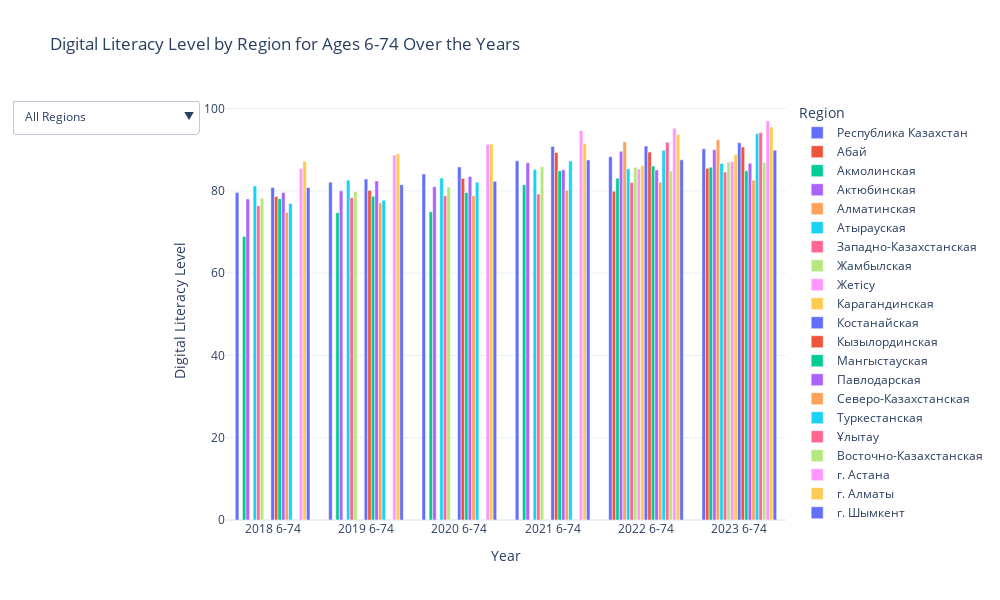

The notebook cell this image was saved under:
### Code cell
import plotly.express as px

df_file.rename(columns={df_file.columns[0]: 'Region'}, inplace=True)

df_file_filtered = df_file[['Region'] + [col for col in df_file.columns if '6-74' in col]]

melted_df = df_file_filtered.melt(id_vars=['Region'], var_name='Year', value_name='Digital Literacy Level')

fig = px.bar(melted_df, x='Year', y='Digital Literacy Level', color='Region', barmode='group',
             title='Digital Literacy Level by Region for Ages 6-74 Over the Years')

fig.update_layout(
    updatemenus=[
        dict(
            buttons=[
                        dict(label="All Regions",
                             method="update",
                             args=[{"visible": [True] * len(melted_df['Region'].unique())},
                                   {"title": "Цифровая грамотность по региону для возрастов 6-74"}])
                    ] + [
                        dict(label=region,
                             method="update",
                             args=[{"visible": melted_df['Region'] == region},
                                   {"title": f"Уровень цифровой грамотности для региона {region} по годам"}])
                        for region in melted_df['Region'].unique()
                    ],
            direction="down",
            showactive=True
        )
    ],
    xaxis_title='Year',
    yaxis_title='Digital Literacy Level',
    template='plotly_white',
    height=600,
    width=1000
)

fig.show()

### Figure 1 — Plotly figure (JSON) as saved in the notebook; plotly's stock layout.template omitted (floating-point values rounded to 4 significant figures)
{"data": [{"alignmentgroup": "True", "hovertemplate": "Region=Республика Казахстан<br>Year=%{x}<br>Digital Literacy Level=%{y}<extra></extra>", "legendgroup": "Республика Казахстан", "marker": {"color": "#636efa", "pattern": {"shape": ""}}, "name": "Республика Казахстан", "offsetgroup": "Республика Казахстан", "orientation": "v", "showlegend": true, "textposition": "auto", "type": "bar", "x": ["2018 6-74", "2019 6-74", "2020 6-74", "2021 6-74", "2022 6-74", "2023 6-74"], "xaxis": "x", "y": [79.6, 82.1, 84.1, 87.3, 88.31, 90.21], "yaxis": "y"}, {"alignmentgroup": "True", "hovertemplate": "Region=Абай<br>Year=%{x}<br>Digital Literacy Level=%{y}<extra></extra>", "legendgroup": "Абай", "marker": {"color": "#EF553B", "pattern": {"shape": ""}}, "name": "Абай", "offsetgroup": "Абай", "orientation": "v", "showlegend": true, "textposition": "auto", "type": "bar", "x": ["2018 6-74", "2019 6-74", "2020 6-74", "2021 6-74", "2022 6-74", "2023 6-74"], "xaxis": "x", "y": [null, null, null, null, 79.92, 85.49], "yaxis": "y"}, {"alignmentgroup": "True", "hovertemplate": "Region=Акмолинская<br>Year=%{x}<br>Digital Literacy Level=%{y}<extra></extra>", "legendgroup": "Акмолинская", "marker": {"color": "#00cc96", "pattern": {"shape": ""}}, "name": "Акмолинская", "offsetgroup": "Акмолинская", "orientation": "v", "showlegend": true, "textposition": "auto", "type": "bar", "x": ["2018 6-74", "2019 6-74", "2020 6-74", "2021 6-74", "2022 6-74", "2023 6-74"], "xaxis": "x", "y": [68.9, 74.7, 74.9, 81.49, 83.07, 85.76], "yaxis": "y"}, {"alignmentgroup": "True", "hovertemplate": "Region=Актюбинская<br>Year=%{x}<br>Digital Literacy Level=%{y}<extra></extra>", "legendgroup": "Актюбинская", "marker": {"color": "#ab63fa", "pattern": {"shape": ""}}, "name": "Актюбинская", "offsetgroup": "Актюбинская", "orientation": "v", "showlegend": true, "textposition": "auto", "type": "bar", "x": ["2018 6-74", "2019 6-74", "2020 6-74", "2021 6-74", "2022 6-74", "2023 6-74"], "xaxis": "x", "y": [78, 80, 81, 86.8, 89.61, 90.01], "yaxis": "y"}, {"alignmentgroup": "True", "hovertemplate": "Region=Алматинская<br>Year=%{x}<br>Digital Literacy Level=%{y}<extra></extra>", "legendgroup": "Алматинская", "marker": {"color": "#FFA15A", "pattern": {"shape": ""}}, "name": "Алматинская", "offsetgroup": "Алматинская", "orientation": "v", "showlegend": true, "textposition": "auto", "type": "bar", "x": ["2018 6-74", "2019 6-74", "2020 6-74", "2021 6-74", "2022 6-74", "2023 6-74"], "xaxis": "x", "y": [null, null, null, null, 91.92, 92.39], "yaxis": "y"}, {"alignmentgroup": "True", "hovertemplate": "Region=Атырауская<br>Year=%{x}<br>Digital Literacy Level=%{y}<extra></extra>", "legendgroup": "Атырауская", "marker": {"color": "#19d3f3", "pattern": {"shape": ""}}, "name": "Атырауская", "offsetgroup": "Атырауская", "orientation": "v", "showlegend": true, "textposition": "auto", "type": "bar", "x": ["2018 6-74", "2019 6-74", "2020 6-74", "2021 6-74", "2022 6-74", "2023 6-74"], "xaxis": "x", "y": [81.2, 82.6, 83.1, 85.2, 85.35, 86.63], "yaxis": "y"}, {"alignmentgroup": "True", "hovertemplate": "Region=Западно-Казахстанская<br>Year=%{x}<br>Digital Literacy Level=%{y}<extra></extra>", "legendgroup": "Западно-Казахстанская", "marker": {"color": "#FF6692", "pattern": {"shape": ""}}, "name": "Западно-Казахстанская", "offsetgroup": "Западно-Казахстанская", "orientation": "v", "showlegend": true, "textposition": "auto", "type": "bar", "x": ["2018 6-74", "2019 6-74", "2020 6-74", "2021 6-74", "2022 6-74", "2023 6-74"], "xaxis": "x", "y": [76.4, 78.4, 78.8, 79.21, 82.03, 84.57], "yaxis": "y"}, {"alignmentgroup": "True", "hovertemplate": "Region=Жамбылская<br>Year=%{x}<br>Digital Literacy Level=%{y}<extra></extra>", "legendgroup": "Жамбылская", "marker": {"color": "#B6E880", "pattern": {"shape": ""}}, "name": "Жамбылская", "offsetgroup": "Жамбылская", "orientation": "v", "showlegend": true, "textposition": "auto", "type": "bar", "x": ["2018 6-74", "2019 6-74", "2020 6-74", "2021 6-74", "2022 6-74", "2023 6-74"], "xaxis": "x", "y": [78.2, 79.8, 80.9, 85.83, 85.75, 87], "yaxis": "y"}, {"alignmentgroup": "True", "hovertemplate": "Region=Жетісу<br>Year=%{x}<br>Digital Literacy Level=%{y}<extra></extra>", "legendgroup": "Жетісу", "marker": {"color": "#FF97FF", "pattern": {"shape": ""}}, "name": "Жетісу", "offsetgroup": "Жетісу", "orientation": "v", "showlegend": true, "textposition": "auto", "type": "bar", "x": ["2018 6-74", "2019 6-74", "2020 6-74", "2021 6-74", "2022 6-74", "2023 6-74"], "xaxis": "x", "y": [null, null, null, null, 85.3, 87.1], "yaxis": "y"}, {"alignmentgroup": "True", "hovertemplate": "Region=Карагандинская<br>Year=%{x}<br>Digital Literacy Level=%{y}<extra></extra>", "legendgroup": "Карагандинская", "marker": {"color": "#FECB52", "pattern": {"shape": ""}}, "name": "Карагандинская", "offsetgroup": "Карагандинская", "orientation": "v", "showlegend": true, "textposition": "auto", "type": "bar", "x": ["2018 6-74", "2019 6-74", "2020 6-74", "2021 6-74", "2022 6-74", "2023 6-74"], "xaxis": "x", "y": [null, null, null, null, 86.16, 88.8], "yaxis": "y"}, {"alignmentgroup": "True", "hovertemplate": "Region=Костанайская<br>Year=%{x}<br>Digital Literacy Level=%{y}<extra></extra>", "legendgroup": "Костанайская", "marker": {"color": "#636efa", "pattern": {"shape": ""}}, "name": "Костанайская", "offsetgroup": "Костанайская", "orientation": "v", "showlegend": true, "textposition": "auto", "type": "bar", "x": ["2018 6-74", "2019 6-74", "2020 6-74", "2021 6-74", "2022 6-74", "2023 6-74"], "xaxis": "x", "y": [80.8, 82.9, 85.8, 90.78, 90.88, 91.68], "yaxis": "y"}, {"alignmentgroup": "True", "hovertemplate": "Region=Кызылординская<br>Year=%{x}<br>Digital Literacy Level=%{y}<extra></extra>", "legendgroup": "Кызылординская", "marker": {"color": "#EF553B", "pattern": {"shape": ""}}, "name": "Кызылординская", "offsetgroup": "Кызылординская", "orientation": "v", "showlegend": true, "textposition": "auto", "type": "bar", "x": ["2018 6-74", "2019 6-74", "2020 6-74", "2021 6-74", "2022 6-74", "2023 6-74"], "xaxis": "x", "y": [78.6, 80.1, 83, 89.33, 89.41, 90.63], "yaxis": "y"}, {"alignmentgroup": "True", "hovertemplate": "Region=Мангыстауская<br>Year=%{x}<br>Digital Literacy Level=%{y}<extra></extra>", "legendgroup": "Мангыстауская", "marker": {"color": "#00cc96", "pattern": {"shape": ""}}, "name": "Мангыстауская", "offsetgroup": "Мангыстауская", "orientation": "v", "showlegend": true, "textposition": "auto", "type": "bar", "x": ["2018 6-74", "2019 6-74", "2020 6-74", "2021 6-74", "2022 6-74", "2023 6-74"], "xaxis": "x", "y": [78.1, 78.7, 79.6, 84.9, 86.03, 84.85], "yaxis": "y"}, {"alignmentgroup": "True", "hovertemplate": "Region=Павлодарская<br>Year=%{x}<br>Digital Literacy Level=%{y}<extra></extra>", "legendgroup": "Павлодарская", "marker": {"color": "#ab63fa", "pattern": {"shape": ""}}, "name": "Павлодарская", "offsetgroup": "Павлодарская", "orientation": "v", "showlegend": true, "textposition": "auto", "type": "bar", "x": ["2018 6-74", "2019 6-74", "2020 6-74", "2021 6-74", "2022 6-74", "2023 6-74"], "xaxis": "x", "y": [79.6, 82.4, 83.5, 85.11, 85.07, 86.73], "yaxis": "y"}, {"alignmentgroup": "True", "hovertemplate": "Region=Северо-Казахстанская<br>Year=%{x}<br>Digital Literacy Level=%{y}<extra></extra>", "legendgroup": "Северо-Казахстанская", "marker": {"color": "#FFA15A", "pattern": {"shape": ""}}, "name": "Северо-Казахстанская", "offsetgroup": "Северо-Казахстанская", "orientation": "v", "showlegend": true, "textposition": "auto", "type": "bar", "x": ["2018 6-74", "2019 6-74", "2020 6-74", "2021 6-74", "2022 6-74", "2023 6-74"], "xaxis": "x", "y": [74.8, 77.1, 78.8, 80.17, 82.09, 82.6], "yaxis": "y"}, {"alignmentgroup": "True", "hovertemplate": "Region=Туркестанская<br>Year=%{x}<br>Digital Literacy Level=%{y}<extra></extra>", "legendgroup": "Туркестанская", "marker": {"color": "#19d3f3", "pattern": {"shape": ""}}, "name": "Туркестанская", "offsetgroup": "Туркестанская", "orientation": "v", "showlegend": true, "textposition": "auto", "type": "bar", "x": ["2018 6-74", "2019 6-74", "2020 6-74", "2021 6-74", "2022 6-74", "2023 6-74"], "xaxis": "x", "y": [76.9, 77.7, 82.1, 87.24, 89.85, 93.89], "yaxis": "y"}, {"alignmentgroup": "True", "hovertemplate": "Region=Ұлытау<br>Year=%{x}<br>Digital Literacy Level=%{y}<extra></extra>", "legendgroup": "Ұлытау", "marker": {"color": "#FF6692", "pattern": {"shape": ""}}, "name": "Ұлытау", "offsetgroup": "Ұлытау", "orientation": "v", "showlegend": true, "textposition": "auto", "type": "bar", "x": ["2018 6-74", "2019 6-74", "2020 6-74", "2021 6-74", "2022 6-74", "2023 6-74"], "xaxis": "x", "y": [null, null, null, null, 91.83, 94.12], "yaxis": "y"}, {"alignmentgroup": "True", "hovertemplate": "Region=Восточно-Казахстанская<br>Year=%{x}<br>Digital Literacy Level=%{y}<extra></extra>", "legendgroup": "Восточно-Казахстанская", "marker": {"color": "#B6E880", "pattern": {"shape": ""}}, "name": "Восточно-Казахстанская", "offsetgroup": "Восточно-Казахстанская", "orientation": "v", "showlegend": true, "textposition": "auto", "type": "bar", "x": ["2018 6-74", "2019 6-74", "2020 6-74", "2021 6-74", "2022 6-74", "2023 6-74"], "xaxis": "x", "y": [null, null, null, null, 84.82, 86.95], "yaxis": "y"}, {"alignmentgroup": "True", "hovertemplate": "Region=г. Астана<br>Year=%{x}<br>Digital Literacy Level=%{y}<extra></extra>", "legendgroup": "г. Астана", "marker": {"color": "#FF97FF", "pattern": {"shape": ""}}, "name": "г. Астана", "offsetgroup": "г. Астана", "orientation": "v", "showlegend": true, "textposition": "auto", "type": "bar", "x": ["2018 6-74", "2019 6-74", "2020 6-74", "2021 6-74", "2022 6-74", "2023 6-74"], "xaxis": "x", "y": [85.4, 88.7, 91.3, 94.66, 95.23, 96.97], "yaxis": "y"}, {"alignmentgroup": "True", "hovertemplate": "Region=г. Алматы<br>Year=%{x}<br>Digital Literacy Level=%{y}<extra></extra>", "legendgroup": "г. Алматы", "marker": {"color": "#FECB52", "pattern": {"shape": ""}}, "name": "г. Алматы", "offsetgroup": "г. Алматы", "orientation": "v", "showlegend": true, "textposition": "auto", "type": "bar", "x": ["2018 6-74", "2019 6-74", "2020 6-74", "2021 6-74", "2022 6-74", "2023 6-74"], "xaxis": "x", "y": [87.2, 89, 91.4, 91.49, 93.77, 95.5], "yaxis": "y"}, {"alignmentgroup": "True", "hovertemplate": "Region=г. Шымкент<br>Year=%{x}<br>Digital Literacy Level=%{y}<extra></extra>", "legendgroup": "г. Шымкент", "marker": {"color": "#636efa", "pattern": {"shape": ""}}, "name": "г. Шымкент", "offsetgroup": "г. Шымкент", "orientation": "v", "showlegend": true, "textposition": "auto", "type": "bar", "x": ["2018 6-74", "2019 6-74", "2020 6-74", "2021 6-74", "2022 6-74", "2023 6-74"], "xaxis": "x", "y": [80.8, 81.5, 82.3, 87.51, 87.54, 89.88], "yaxis": "y"}], "layout": {"barmode": "group", "height": 600, "legend": {"title": {"text": "Region"}, "tracegroupgap": 0}, "title": {"text": "Digital Literacy Level by Region for Ages 6-74 Over the Years"}, "updatemenus": [{"buttons": [{"args": [{"visible": [true, true, true, true, true, true, true, true, true, true, true, true, true, true, true, true, true, true, true, true, true]}, {"title": "Цифровая грамотность по региону для возрастов 6-74"}], "label": "All Regions", "method": "update"}, {"args": [{"visible": [true, false, false, false, false, false, false, false, false, false, false, false, false, false, false, false, false, false, false, false, false, true, false, false, false, false, false, false, false, false, false, false, false, false, false, false, false, false, false, false, false, false, true, false, false, false, false, false, false, false, false, false, false, false, false, false, false, false, false, false, false, false, false, true, false, false, false, false, false, false, false, false, false, false, false, false, false, false, false, false, false, false, false, false, true, false, false, false, false, false, false, false, false, false, false, false, false, false, false, false, false, false, false, false, false, true, false, false, false, false, false, false, false, false, false, false, false, false, false, false, false, false, false, false, false, false]}, {"title": "Уровень цифровой грамотности для региона Республика Казахстан по годам"}], "label": "Республика Казахстан", "method": "update"}, {"args": [{"visible": [false, true, false, false, false, false, false, false, false, false, false, false, false, false, false, false, false, false, false, false, false, false, true, false, false, false, false, false, false, false, false, false, false, false, false, false, false, false, false, false, false, false, false, true, false, false, false, false, false, false, false, false, false, false, false, false, false, false, false, false, false, false, false, false, true, false, false, false, false, false, false, false, false, false, false, false, false, false, false, false, false, false, false, false, false, true, false, false, false, false, false, false, false, false, false, false, false, false, false, false, false, false, false, false, false, false, true, false, false, false, false, false, false, false, false, false, false, false, false, false, false, false, false, false, false, false]}, {"title": "Уровень цифровой грамотности для региона Абай по годам"}], "label": "Абай", "method": "update"}, {"args": [{"visible": [false, false, true, false, false, false, false, false, false, false, false, false, false, false, false, false, false, false, false, false, false, false, false, true, false, false, false, false, false, false, false, false, false, false, false, false, false, false, false, false, false, false, false, false, true, false, false, false, false, false, false, false, false, false, false, false, false, false, false, false, false, false, false, false, false, true, false, false, false, false, false, false, false, false, false, false, false, false, false, false, false, false, false, false, false, false, true, false, false, false, false, false, false, false, false, false, false, false, false, false, false, false, false, false, false, false, false, true, false, false, false, false, false, false, false, false, false, false, false, false, false, false, false, false, false, false]}, {"title": "Уровень цифровой грамотности для региона Акмолинская по годам"}], "label": "Акмолинская", "method": "update"}, {"args": [{"visible": [false, false, false, true, false, false, false, false, false, false, false, false, false, false, false, false, false, false, false, false, false, false, false, false, true, false, false, false, false, false, false, false, false, false, false, false, false, false, false, false, false, false, false, false, false, true, false, false, false, false, false, false, false, false, false, false, false, false, false, false, false, false, false, false, false, false, true, false, false, false, false, false, false, false, false, false, false, false, false, false, false, false, false, false, false, false, false, true, false, false, false, false, false, false, false, false, false, false, false, false, false, false, false, false, false, false, false, false, true, false, false, false, false, false, false, false, false, false, false, false, false, false, false, false, false, false]}, {"title": "Уровень цифровой грамотности для региона Актюбинская по годам"}], "label": "Актюбинская", "method": "update"}, {"args": [{"visible": [false, false, false, false, true, false, false, false, false, false, false, false, false, false, false, false, false, false, false, false, false, false, false, false, false, true, false, false, false, false, false, false, false, false, false, false, false, false, false, false, false, false, false, false, false, false, true, false, false, false, false, false, false, false, false, false, false, false, false, false, false, false, false, false, false, false, false, true, false, false, false, false, false, false, false, false, false, false, false, false, false, false, false, false, false, false, false, false, true, false, false, false, false, false, false, false, false, false, false, false, false, false, false, false, false, false, false, false, false, true, false, false, false, false, false, false, false, false, false, false, false, false, false, false, false, false]}, {"title": "Уровень цифровой грамотности для региона Алматинская по годам"}], "label": "Алматинская", "method": "update"}, {"args": [{"visible": [false, false, false, false, false, true, false, false, false, false, false, false, false, false, false, false, false, false, false, false, false, false, false, false, false, false, true, false, false, false, false, false, false, false, false, false, false, false, false, false, false, false, false, false, false, false, false, true, false, false, false, false, false, false, false, false, false, false, false, false, false, false, false, false, false, false, false, false, true, false, false, false, false, false, false, false, false, false, false, false, false, false, false, false, false, false, false, false, false, true, false, false, false, false, false, false, false, false, false, false, false, false, false, false, false, false, false, false, false, false, true, false, false, false, false, false, false, false, false, false, false, false, false, false, false, false]}, {"title": "Уровень цифровой грамотности для региона Атырауская по годам"}], "label": "Атырауская", "method": "update"}, {"args": [{"visible": [false, false, false, false, false, false, true, false, false, false, false, false, false, false, false, false, false, false, false, false, false, false, false, false, false, false, false, true, false, false, false, false, false, false, false, false, false, false, false, false, false, false, false, false, false, false, false, false, true, false, false, false, false, false, false, false, false, false, false, false, false, false, false, false, false, false, false, false, false, true, false, false, false, false, false, false, false, false, false, false, false, false, false, false, false, false, false, false, false, false, true, false, false, false, false, false, false, false, false, false, false, false, false, false, false, false, false, false, false, false, false, true, false, false, false, false, false, false, false, false, false, false, false, false, false, false]}, {"title": "Уровень цифровой грамотности для региона Западно-Казахстанская по годам"}], "label": "Западно-Казахстанская", "method": "update"}, {"args": [{"visible": [false, false, false, false, false, false, false, true, false, false, false, false, false, false, false, false, false, false, false, false, false, false, false, false, false, false, false, false, true, false, false, false, false, false, false, false, false, false, false, false, false, false, false, false, false, false, false, false, false, true, false, false, false, false, false, false, false, false, false, false, false, false, false, false, false, false, false, false, false, false, true, false, false, false, false, false, false, false, false, false, false, false, false, false, false, false, false, false, false, false, false, true, false, false, false, false, false, false, false, false, false, false, false, false, false, false, false, false, false, false, false, false, true, false, false, false, false, false, false, false, false, false, false, false, false, false]}, {"title": "Уровень цифровой грамотности для региона Жамбылская по годам"}], "label": "Жамбылская", "method": "update"}, {"args": [{"visible": [false, false, false, false, false, false, false, false, true, false, false, false, false, false, false, false, false, false, false, false, false, false, false, false, false, false, false, false, false, true, false, false, false, false, false, false, false, false, false, false, false, false, false, false, false, false, false, false, false, false, true, false, false, false, false, false, false, false, false, false, false, false, false, false, false, false, false, false, false, false, false, true, false, false, false, false, false, false, false, false, false, false, false, false, false, false, false, false, false, false, false, false, true, false, false, false, false, false, false, false, false, false, false, false, false, false, false, false, false, false, false, false, false, true, false, false, false, false, false, false, false, false, false, false, false, false]}, {"title": "Уровень цифровой грамотности для региона Жетісу по годам"}], "label": "Жетісу", "method": "update"}, {"args": [{"visible": [false, false, false, false, false, false, false, false, false, true, false, false, false, false, false, false, false, false, false, false, false, false, false, false, false, false, false, false, false, false, true, false, false, false, false, false, false, false, false, false, false, false, false, false, false, false, false, false, false, false, false, true, false, false, false, false, false, false, false, false, false, false, false, false, false, false, false, false, false, false, false, false, true, false, false, false, false, false, false, false, false, false, false, false, false, false, false, false, false, false, false, false, false, true, false, false, false, false, false, false, false, false, false, false, false, false, false, false, false, false, false, false, false, false, true, false, false, false, false, false, false, false, false, false, false, false]}, {"title": "Уровень цифровой грамотности для региона Карагандинская по годам"}], "label": "Карагандинская", "method": "update"}, {"args": [{"visible": [false, false, false, false, false, false, false, false, false, false, true, false, false, false, false, false, false, false, false, false, false, false, false, false, false, false, false, false, false, false, false, true, false, false, false, false, false, false, false, false, false, false, false, false, false, false, false, false, false, false, false, false, true, false, false, false, false, false, false, false, false, false, false, false, false, false, false, false, false, false, false, false, false, true, false, false, false, false, false, false, false, false, false, false, false, false, false, false, false, false, false, false, false, false, true, false, false, false, false, false, false, false, false, false, false, false, false, false, false, false, false, false, false, false, false, true, false, false, false, false, false, false, false, false, false, false]}, {"title": "Уровень цифровой грамотности для региона Костанайская по годам"}], "label": "Костанайская", "method": "update"}, {"args": [{"visible": [false, false, false, false, false, false, false, false, false, false, false, true, false, false, false, false, false, false, false, false, false, false, false, false, false, false, false, false, false, false, false, false, true, false, false, false, false, false, false, false, false, false, false, false, false, false, false, false, false, false, false, false, false, true, false, false, false, false, false, false, false, false, false, false, false, false, false, false, false, false, false, false, false, false, true, false, false, false, false, false, false, false, false, false, false, false, false, false, false, false, false, false, false, false, false, true, false, false, false, false, false, false, false, false, false, false, false, false, false, false, false, false, false, false, false, false, true, false, false, false, false, false, false, false, false, false]}, {"title": "Уровень цифровой грамотности для региона Кызылординская по годам"}], "label": "Кызылординская", "method": "update"}, {"args": [{"visible": [false, false, false, false, false, false, false, false, false, false, false, false, true, false, false, false, false, false, false, false, false, false, false, false, false, false, false, false, false, false, false, false, false, true, false, false, false, false, false, false, false, false, false, false, false, false, false, false, false, false, false, false, false, false, true, false, false, false, false, false, false, false, false, false, false, false, false, false, false, false, false, false, false, false, false, true, false, false, false, false, false, false, false, false, false, false, false, false, false, false, false, false, false, false, false, false, true, false, false, false, false, false, false, false, false, false, false, false, false, false, false, false, false, false, false, false, false, true, false, false, false, false, false, false, false, false]}, {"title": "Уровень цифровой грамотности для региона Мангыстауская по годам"}], "label": "Мангыстауская", "method": "update"}, {"args": [{"visible": [false, false, false, false, false, false, false, false, false, false, false, false, false, true, false, false, false, false, false, false, false, false, false, false, false, false, false, false, false, false, false, false, false, false, true, false, false, false, false, false, false, false, false, false, false, false, false, false, false, false, false, false, false, false, false, true, false, false, false, false, false, false, false, false, false, false, false, false, false, false, false, false, false, false, false, false, true, false, false, false, false, false, false, false, false, false, false, false, false, false, false, false, false, false, false, false, false, true, false, false, false, false, false, false, false, false, false, false, false, false, false, false, false, false, false, false, false, false, true, false, false, false, false, false, false, false]}, {"title": "Уровень цифровой грамотности для региона Павлодарская по годам"}], "label": "Павлодарская", "method": "update"}, {"args": [{"visible": [false, false, false, false, false, false, false, false, false, false, false, false, false, false, true, false, false, false, false, false, false, false, false, false, false, false, false, false, false, false, false, false, false, false, false, true, false, false, false, false, false, false, false, false, false, false, false, false, false, false, false, false, false, false, false, false, true, false, false, false, false, false, false, false, false, false, false, false, false, false, false, false, false, false, false, false, false, true, false, false, false, false, false, false, false, false, false, false, false, false, false, false, false, false, false, false, false, false, true, false, false, false, false, false, false, false, false, false, false, false, false, false, false, false, false, false, false, false, false, true, false, false, false, false, false, false]}, {"title": "Уровень цифровой грамотности для региона Северо-Казахстанская по годам"}], "label": "Северо-Казахстанская", "method": "update"}, {"args": [{"visible": [false, false, false, false, false, false, false, false, false, false, false, false, false, false, false, true, false, false, false, false, false, false, false, false, false, false, false, false, false, false, false, false, false, false, false, false, true, false, false, false, false, false, false, false, false, false, false, false, false, false, false, false, false, false, false, false, false, true, false, false, false, false, false, false, false, false, false, false, false, false, false, false, false, false, false, false, false, false, true, false, false, false, false, false, false, false, false, false, false, false, false, false, false, false, false, false, false, false, false, true, false, false, false, false, false, false, false, false, false, false, false, false, false, false, false, false, false, false, false, false, true, false, false, false, false, false]}, {"title": "Уровень цифровой грамотности для региона Туркестанская по годам"}], "label": "Туркестанская", "method": "update"}, {"args": [{"visible": [false, false, false, false, false, false, false, false, false, false, false, false, false, false, false, false, true, false, false, false, false, false, false, false, false, false, false, false, false, false, false, false, false, false, false, false, false, true, false, false, false, false, false, false, false, false, false, false, false, false, false, false, false, false, false, false, false, false, true, false, false, false, false, false, false, false, false, false, false, false, false, false, false, false, false, false, false, false, false, true, false, false, false, false, false, false, false, false, false, false, false, false, false, false, false, false, false, false, false, false, true, false, false, false, false, false, false, false, false, false, false, false, false, false, false, false, false, false, false, false, false, true, false, false, false, false]}, {"title": "Уровень цифровой грамотности для региона Ұлытау по годам"}], "label": "Ұлытау", "method": "update"}, {"args": [{"visible": [false, false, false, false, false, false, false, false, false, false, false, false, false, false, false, false, false, true, false, false, false, false, false, false, false, false, false, false, false, false, false, false, false, false, false, false, false, false, true, false, false, false, false, false, false, false, false, false, false, false, false, false, false, false, false, false, false, false, false, true, false, false, false, false, false, false, false, false, false, false, false, false, false, false, false, false, false, false, false, false, true, false, false, false, false, false, false, false, false, false, false, false, false, false, false, false, false, false, false, false, false, true, false, false, false, false, false, false, false, false, false, false, false, false, false, false, false, false, false, false, false, false, true, false, false, false]}, {"title": "Уровень цифровой грамотности для региона Восточно-Казахстанская по годам"}], "label": "Восточно-Казахстанская", "method": "update"}, {"args": [{"visible": [false, false, false, false, false, false, false, false, false, false, false, false, false, false, false, false, false, false, true, false, false, false, false, false, false, false, false, false, false, false, false, false, false, false, false, false, false, false, false, true, false, false, false, false, false, false, false, false, false, false, false, false, false, false, false, false, false, false, false, false, true, false, false, false, false, false, false, false, false, false, false, false, false, false, false, false, false, false, false, false, false, true, false, false, false, false, false, false, false, false, false, false, false, false, false, false, false, false, false, false, false, false, true, false, false, false, false, false, false, false, false, false, false, false, false, false, false, false, false, false, false, false, false, true, false, false]}, {"title": "Уровень цифровой грамотности для региона г. Астана по годам"}], "label": "г. Астана", "method": "update"}, {"args": [{"visible": [false, false, false, false, false, false, false, false, false, false, false, false, false, false, false, false, false, false, false, true, false, false, false, false, false, false, false, false, false, false, false, false, false, false, false, false, false, false, false, false, true, false, false, false, false, false, false, false, false, false, false, false, false, false, false, false, false, false, false, false, false, true, false, false, false, false, false, false, false, false, false, false, false, false, false, false, false, false, false, false, false, false, true, false, false, false, false, false, false, false, false, false, false, false, false, false, false, false, false, false, false, false, false, true, false, false, false, false, false, false, false, false, false, false, false, false, false, false, false, false, false, false, false, false, true, false]}, {"title": "Уровень цифровой грамотности для региона г. Алматы по годам"}], "label": "г. Алматы", "method": "update"}, {"args": [{"visible": [false, false, false, false, false, false, false, false, false, false, false, false, false, false, false, false, false, false, false, false, true, false, false, false, false, false, false, false, false, false, false, false, false, false, false, false, false, false, false, false, false, true, false, false, false, false, false, false, false, false, false, false, false, false, false, false, false, false, false, false, false, false, true, false, false, false, false, false, false, false, false, false, false, false, false, false, false, false, false, false, false, false, false, true, false, false, false, false, false, false, false, false, false, false, false, false, false, false, false, false, false, false, false, false, true, false, false, false, false, false, false, false, false, false, false, false, false, false, false, false, false, false, false, false, false, true]}, {"title": "Уровень цифровой грамотности для региона г. Шымкент по годам"}], "label": "г. Шымкент", "method": "update"}], "direction": "down", "showactive": true}], "width": 1000, "xaxis": {"anchor": "y", "domain": [0, 1], "title": {"text": "Year"}}, "yaxis": {"anchor": "x", "domain": [0, 1], "title": {"text": "Digital Literacy Level"}}}}
